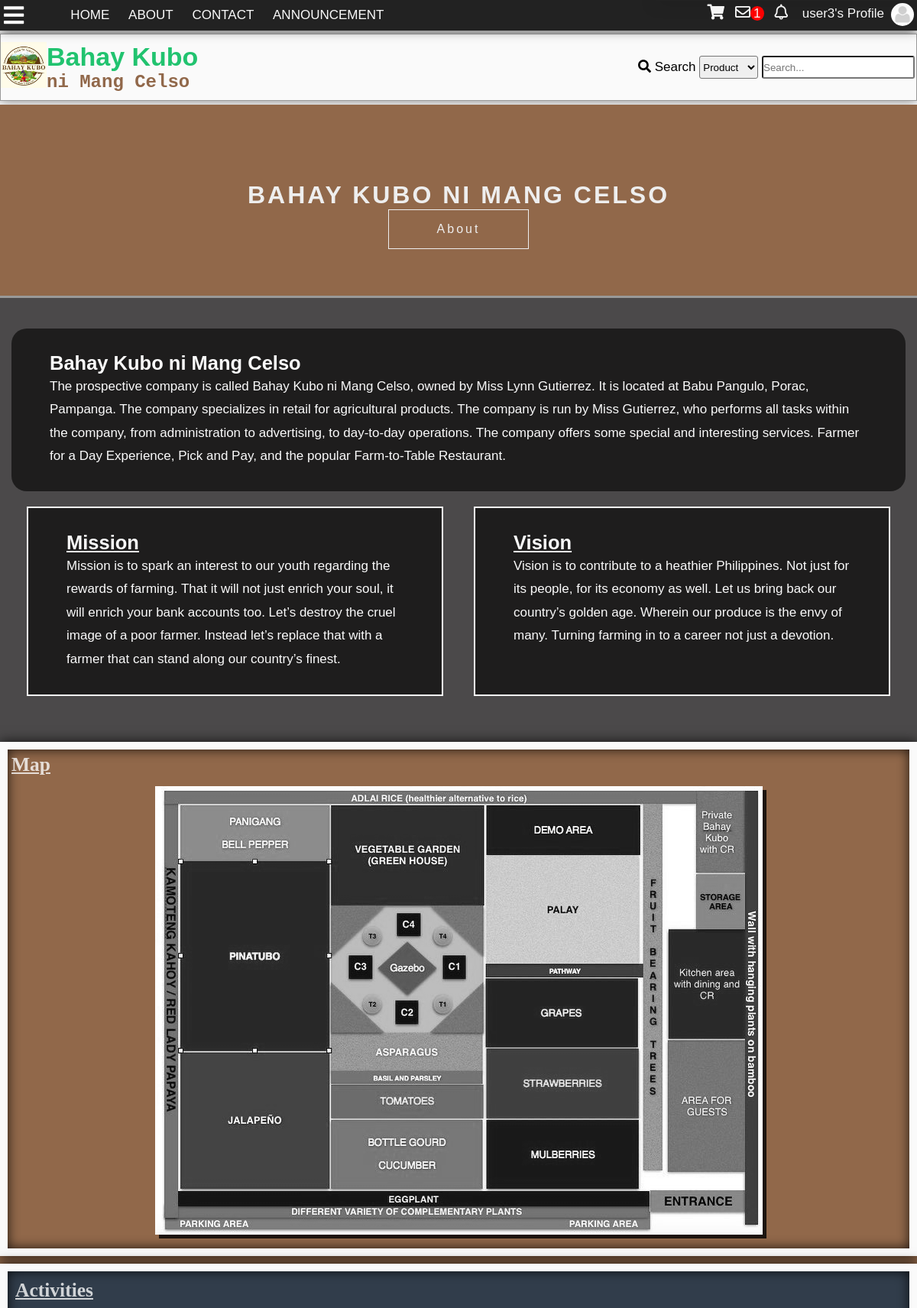
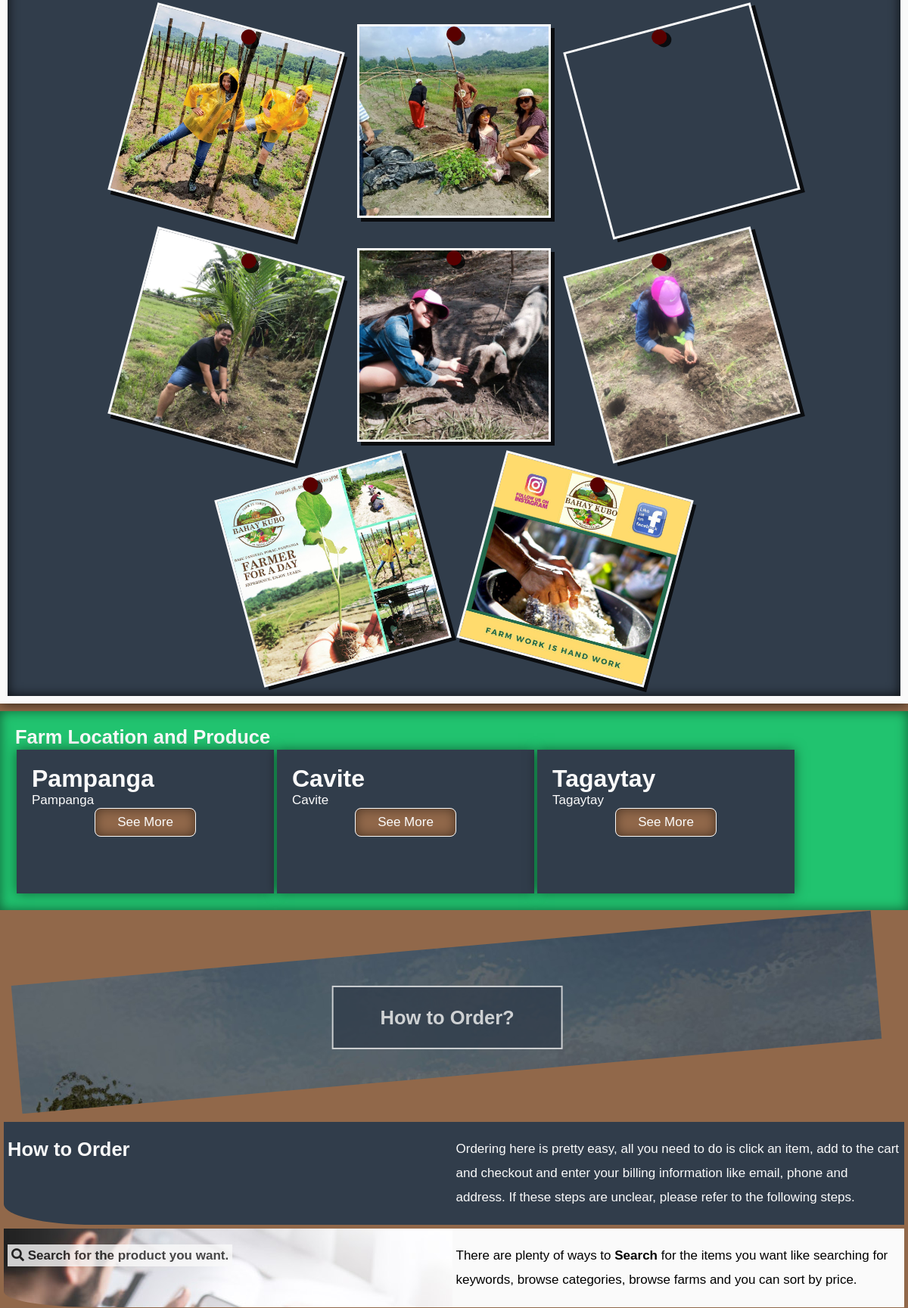
Screenshot of /about.php (signed in, upper part) with the database file from the repository (2 pictures, top to bottom).
### tables this page shows
CREATE TABLE `tblfarm` (
  `farmid` int(11) NOT NULL,
  `farmname` varchar(100) NOT NULL,
  `address` varchar(255) NOT NULL,
  `status` int(11) NOT NULL
);

### about.php (the view, shortened to what this page needs)
<?php
	include'functions.php';
	include'connection.php';
?>
<!DOCTYPE html>
<html lang="en">
<head>
    <link rel="stylesheet" href="css/style.css">
  	<link rel="stylesheet" href="css/fontawesome-all.css">
</head>
<body onscroll="scrollOpacity()">
	<div class="main-container">
	<div class="about-page">
		<div class="about-header">
			<h1>BAHAY KUBO NI MANG CELSO</h1>
			<p>About</p>
		</div>
		<section class="about-section-grid">
			<div class="company-desc">
				<h1>Bahay Kubo ni Mang Celso</h1>
				<p>The prospective company is called Bahay Kubo ni Mang Celso, owned by Miss Lynn Gutierrez. It is located at Babu Pangulo, Porac, Pampanga. The company specializes in retail for agricultural products. The company is run by Miss Gutierrez, who performs all tasks within the company, from administration to advertising, to day-to-day operations.  The company offers some special and interesting services. Farmer for a Day Experience, Pick and Pay, and the popular Farm-to-Table Restaurant.</p>
			</div>
			<div class="mission">
				<h2>Mission</h2>
				<p>Mission is to spark an interest to our youth regarding the rewards of farming. That it will not just enrich your soul, it will enrich your bank accounts too. Let’s destroy the cruel image of a poor farmer. Instead let’s replace that with a farmer that can stand along our country’s finest. </p>
			</div>
			<div class="vision">
				<h2>Vision</h2>
				<p>Vision is to contribute to a heathier Philippines. Not just for its people, for its economy as well. Let us bring back our country’s golden age. Wherein our produce is the envy of many. Turning farming in to a career not just a devotion. </p>
			</div>
		</section>
		<section class="map">
			<h1>Map</h1>
			<div class="map-img"></div>
		</section>
		<section class="activities">
			<h1>Activities</h1>
			<div class="act1" title="pruning and planting"></div>
			<div class="act2" title="transplanting"></div>
			<div class="act3" title="tilling the soil"></div>
			<div class="act4" title="tree planting"></div>
			<div class="act5" title="feeding livestocks"></div>
			<div class="act6" title="sowing the seeds"></div>
			<div class="act7" title="farmer for a day experience"></div>
			<div class="act8" title="follow us on..."></div>
		</section>
		<section class="farm-section">
			<h2>Farm Location and Produce</h2>
<?php
$sql = "SELECT farmid, farmname, address FROM tblfarm WHERE status=1";
$result = $conn->query($sql);
while($row = $result->fetch_object()){
$farmid = $row->farmid;
$farmname = $row->farmname;
$desc = $row->address;
echo '<div class="farm-div"><h1>'.$farmname.'</h1><p>'.$desc.'</p>
	<a href="searchfarm.php?id='.$farmid.'"><div class="see-more">See More</div></a>
</div>';
}
?>
		</section>
		<section class="parallax-img">
			<h1>How to Order?</h1>
		</section>
		<section class="how-to-order">
			<h1 class="how-to">How to Order</h1>
			<p class="how-to-right">Ordering here is pretty easy, all you need to do is click an item, add to the cart and checkout and enter your billing information like email, phone and address. If these steps are unclear, please refer to the following steps.</p>
			<p class="how-to"><span><i class="fas fa-search"></i> Search for the product you want.</span></p>
			<p class="how-to-right">There are plenty of ways to <strong>Search</strong> for the items you want like searching for keywords, browse categories, browse farms and you can sort by price.</p>
		</section>
	</div>
	</div>
</body>
</html>

### rows the page displays
tblfarm: farmname "Pampanga", address "Pampanga"
tblfarm: farmname "Cavite", address "Cavite"
tblfarm: farmname "Tagaytay", address "Tagaytay"

### other values shown
$count "1"
$_SESSION["name"] "user3"
